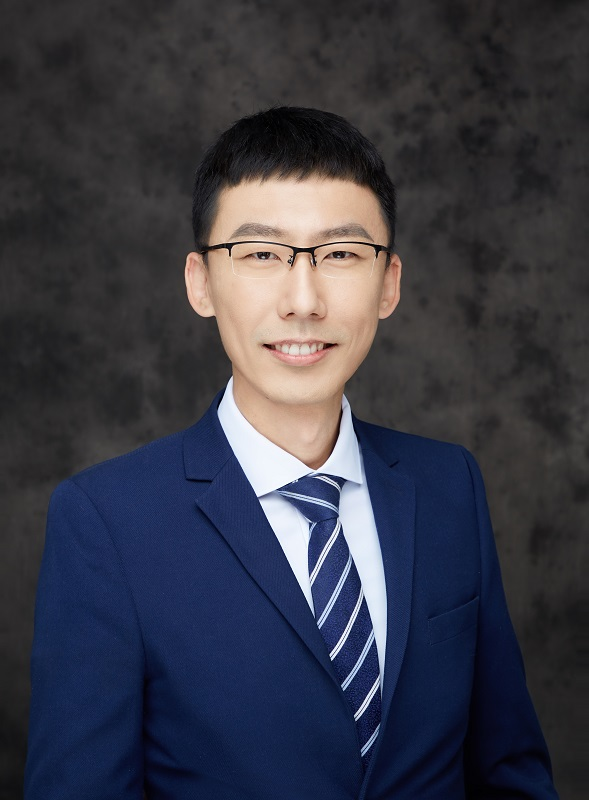
#> input picture ImagePreprocessing/me.jpg, 589 x 800 px
$ python image_coordinate_mirror.py
#> lines starting #> are read from the running program, lines starting #| are printed output that depends on the picture
import numpy as np
import cv2

im = cv2.imread('me.jpg')
#> im is the input picture: shape (800, 589, 3); mean B, G, R 69, 57.9, 57.2
cv2.imshow("orig", im)

# 进行水平镜像
im_flip0 = cv2.flip(im, 0)
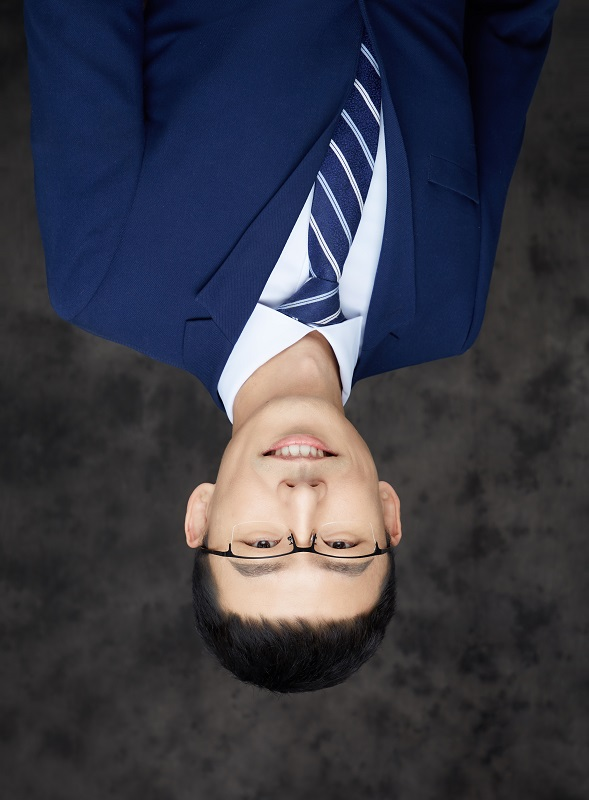
#> im_flip0: shape (800, 589, 3); mean B, G, R 69, 57.9, 57.2
cv2.imshow("flip vertical ", im_flip0)

# 进行垂直镜像
im_flip1 = cv2.flip(im, 1)
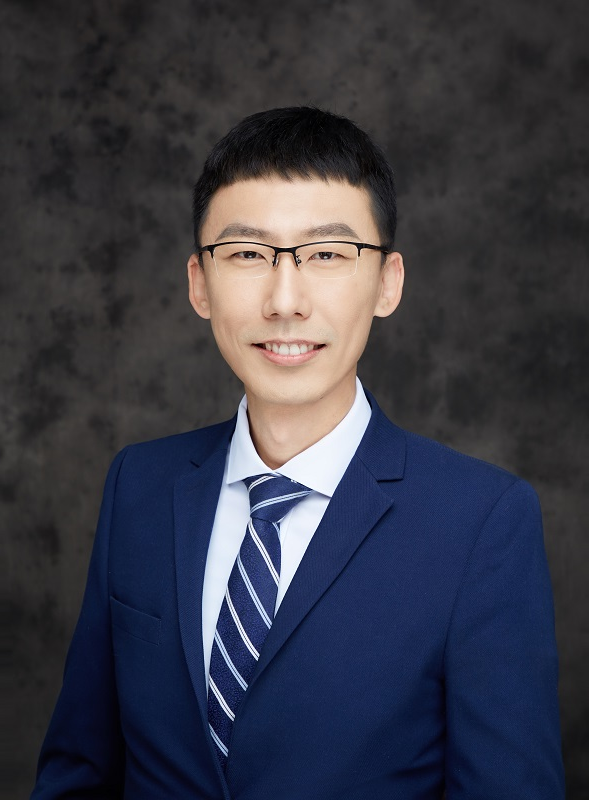
#> im_flip1: shape (800, 589, 3); mean B, G, R 69, 57.9, 57.2
cv2.imshow("flip horizontal ", im_flip1)

cv2.waitKey()
cv2.destroyAllWindows()
